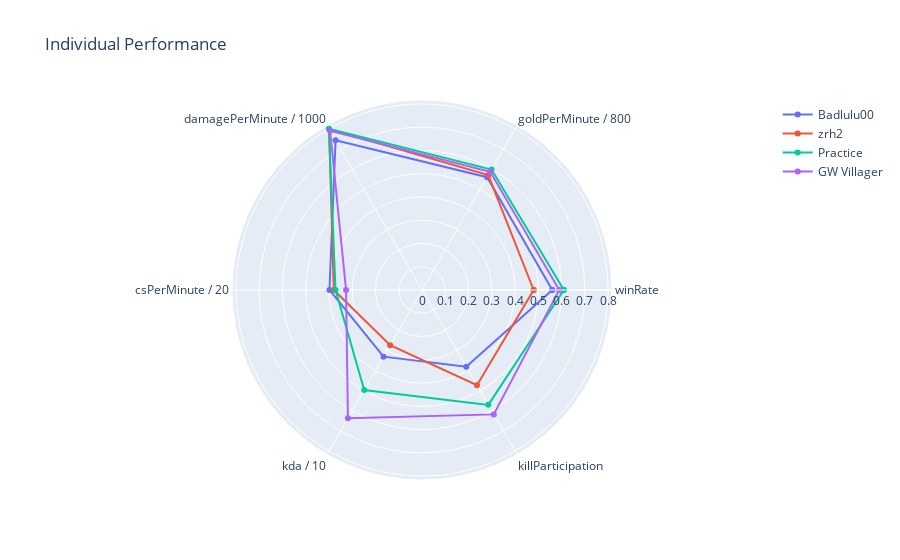

Notebook code cell kept with this figure:
### Markdown cell above
Cette méta-variable peut être évaluée en utilisant des statistiques sur les performances pendant la phase de lane regroupant le gain de gold et d’expérience.

### Code cell
import pandas as pd
import plotly.graph_objects as go

def calculate_means(df):
    df = df[df["gameDuration"] > 0]
    winRate = df["win"].mean()
    goldPerMinute = df["goldPerMinute"].mean()
    damagePerMinute = df["damagePerMinute"].mean()
    csPerMinute = ((df["neutralMinionsKilled"] + df["totalMinionsKilled"]) / df["gameDuration"] * 60).mean()
    kda = df["kda"].mean()
    killParticipation = df["killParticipation"].mean()
    return [winRate, goldPerMinute / 800 , damagePerMinute / 1000, csPerMinute / 20 , kda / 10, killParticipation]

import os

# Chemin absolu du dossier courant
chemin_scouting = os.path.abspath('..')

print("Chemin du dossier parent :", chemin_scouting)

chemin_data_1 = chemin_scouting + "/datas/matches/equipes/GW/lol_df_Badlulu00.pkl"
data_lol_1 = pd.read_pickle(chemin_data_1)
summoner_name_1 = data_lol_1["summonerName"][0]
data_lol_1 = data_lol_1[["win", "goldPerMinute", "damagePerMinute", "neutralMinionsKilled","totalMinionsKilled", "gameDuration", "kda", "killParticipation"]]
data_1 = calculate_means(data_lol_1)
data_1.append(data_1[0])

chemin_data_2 = chemin_scouting + "/datas/matches/equipes/GW/lol_df_zrh2.pkl"
data_lol_2 = pd.read_pickle(chemin_data_2)
summoner_name_2 = data_lol_2["summonerName"][0]
data_lol_2 = data_lol_2[["win", "goldPerMinute", "damagePerMinute", "neutralMinionsKilled","totalMinionsKilled", "gameDuration", "kda", "killParticipation"]]
data_2 = calculate_means(data_lol_2)
data_2.append(data_2[0])

chemin_data_3 = chemin_scouting + "/datas/matches/equipes/GW/lol_df_Practice.pkl"
data_lol_3 = pd.read_pickle(chemin_data_3)
summoner_name_3 = data_lol_3["summonerName"][0]
data_lol_3 = data_lol_3[["win", "goldPerMinute", "damagePerMinute", "neutralMinionsKilled","totalMinionsKilled", "gameDuration", "kda", "killParticipation"]]
data_3 = calculate_means(data_lol_3)
data_3.append(data_3[0])

# Ajouter les nouveaux dataframes
chemin_data_4 = chemin_scouting + "/datas/matches/equipes/GW/lol_df_GW Villager.pkl"
data_lol_4 = pd.read_pickle(chemin_data_4)
summoner_name_4 = data_lol_4["summonerName"][0]
data_lol_4 = data_lol_4[["win", "goldPerMinute", "damagePerMinute", "neutralMinionsKilled","totalMinionsKilled", "gameDuration", "kda", "killParticipation"]]
data_4 = calculate_means(data_lol_4)
data_4.append(data_4[0])

chemin_data_5 = chemin_scouting + "/datas/matches/equipes/GW/lol_df_ayekasia.pkl"
data_lol_5 = pd.read_pickle(chemin_data_5)
summoner_name_5 = data_lol_5["summonerName"][0]
data_lol_5 = data_lol_5[["win", "goldPerMinute", "damagePerMinute", "neutralMinionsKilled","totalMinionsKilled", "gameDuration", "kda", "killParticipation"]]
data_5 = calculate_means(data_lol_5)
data_5.append(data_5[0])


categories = ['winRate', 'goldPerMinute / 800 ', 'damagePerMinute / 1000', 'csPerMinute / 20', 'kda / 10', 'killParticipation']
categories.append(categories[0])


fig = go.Figure(
    data=[
        go.Scatterpolar(r=data_1, theta=categories, name=summoner_name_1),
        go.Scatterpolar(r=data_2, theta=categories, name=summoner_name_2),
        go.Scatterpolar(r=data_3, theta=categories, name=summoner_name_3),
        go.Scatterpolar(r=data_4, theta=categories, name=summoner_name_4),  # Nouveau dataframe
        ],
    layout=go.Layout(
        title=go.layout.Title(text='Individual Performance'),
        showlegend=True
    )
)

fig.show()

### Figure 1 — Plotly figure (JSON) as saved in the notebook; plotly's stock layout.template omitted (floating-point values rounded to 4 significant figures)
{"data": [{"name": "Badlulu00", "r": [0.56, 0.5601, 0.743, 0.3977, 0.3308, 0.3807, 0.56], "theta": ["winRate", "goldPerMinute / 800 ", "damagePerMinute / 1000", "csPerMinute / 20", "kda / 10", "killParticipation", "winRate"], "type": "scatterpolar"}, {"name": "zrh2", "r": [0.48, 0.57, 0.7991, 0.3791, 0.2738, 0.4726, 0.48], "theta": ["winRate", "goldPerMinute / 800 ", "damagePerMinute / 1000", "csPerMinute / 20", "kda / 10", "killParticipation", "winRate"], "type": "scatterpolar"}, {"name": "Practice", "r": [0.61, 0.598, 0.8006, 0.3717, 0.4969, 0.5701, 0.61], "theta": ["winRate", "goldPerMinute / 800 ", "damagePerMinute / 1000", "csPerMinute / 20", "kda / 10", "killParticipation", "winRate"], "type": "scatterpolar"}, {"name": "GW Villager", "r": [0.59, 0.5864, 0.7901, 0.3265, 0.6368, 0.6173, 0.59], "theta": ["winRate", "goldPerMinute / 800 ", "damagePerMinute / 1000", "csPerMinute / 20", "kda / 10", "killParticipation", "winRate"], "type": "scatterpolar"}], "layout": {"autosize": true, "polar": {"angularaxis": {"type": "category"}, "radialaxis": {"autorange": true, "range": [0, 0.8354], "type": "linear"}}, "showlegend": true, "title": {"text": "Individual Performance"}}}
